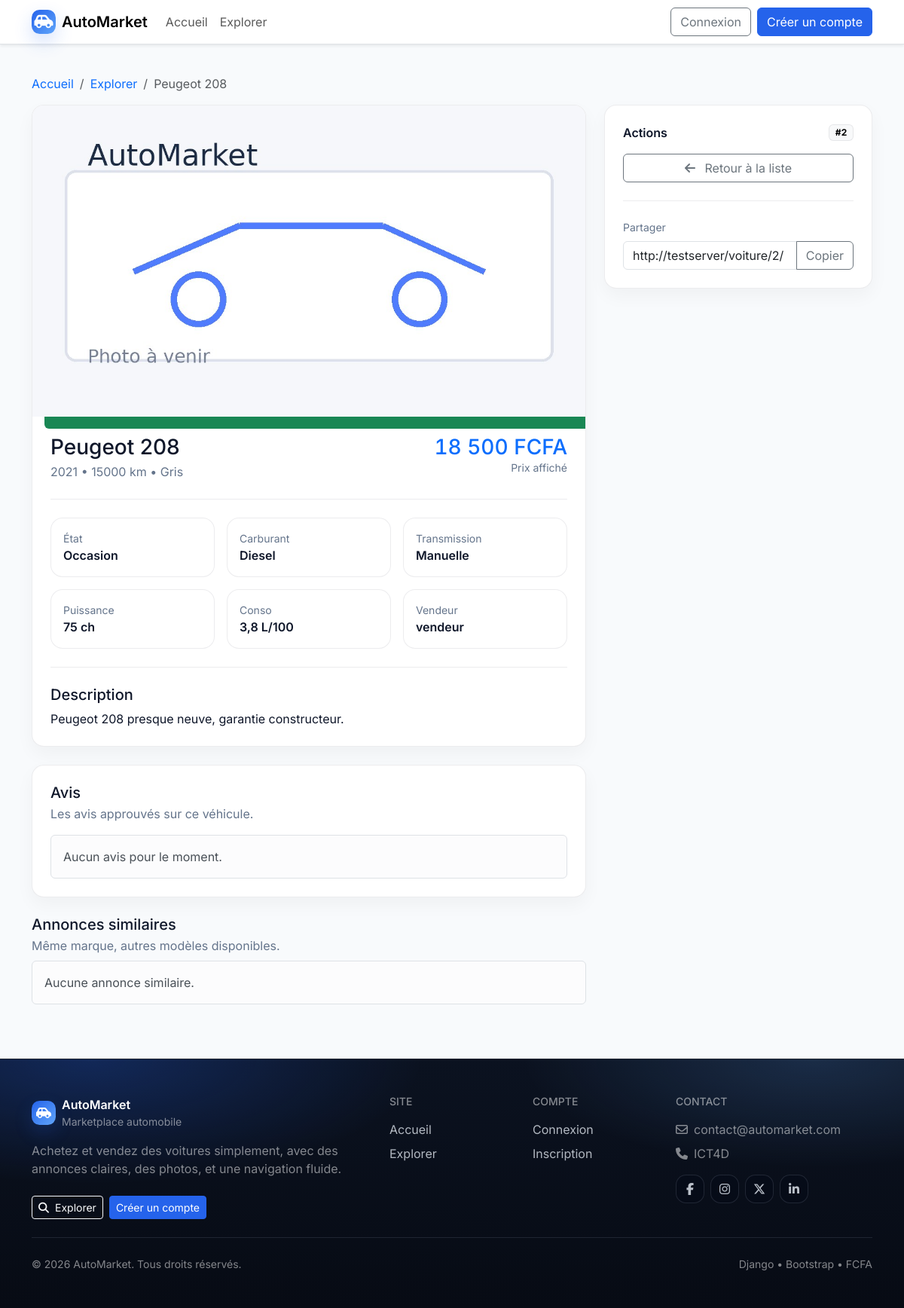
The app's page /voiture/2/ with its own data.
### voitures/models.py (models this page shows, shortened)
class Voiture(models.Model):
    ETAT_CHOICES = [
        ('neuf', 'Neuf'),
        ('occasion', 'Occasion'),
        ('reconditionne', 'Reconditionné'),
    ]
    COULEUR_CHOICES = [
        ('blanc', 'Blanc'),
        ('noir', 'Noir'),
        ('gris', 'Gris'),
        ('rouge', 'Rouge'),
        ('bleu', 'Bleu'),
        ('vert', 'Vert'),
        ('jaune', 'Jaune'),
        ('argent', 'Argent'),
        ('orange', 'Orange'),
        ('violet', 'Violet'),
        ('marron', 'Marron'),
        ('beige', 'Beige'),
    ]
    modele = models.ForeignKey(Modele, on_delete=models.CASCADE, related_name='voitures')
    prix = models.DecimalField(max_digits=10, decimal_places=2)
    kilometrage = models.PositiveIntegerField(default=0)
    annee = models.PositiveIntegerField(
        validators=[MinValueValidator(1900), MaxValueValidator(2026)]
    )
    couleur = models.CharField(max_length=20, choices=COULEUR_CHOICES)
    etat = models.CharField(max_length=20, choices=ETAT_CHOICES)
    description = models.TextField()
    date_ajout = models.DateTimeField(auto_now_add=True)
    date_modification = models.DateTimeField(auto_now=True)
    vendeur = models.ForeignKey(User, on_delete=models.CASCADE, related_name='voitures_vendues')
    est_vendue = models.BooleanField(default=False)
    est_reservee = models.BooleanField(default=False)
    image_principale = models.ImageField(
        upload_to='voitures/',
        default='voitures/default.jpg',
        blank=True
    )
    vue = models.PositiveIntegerField(default=0)
    class Meta:
        ordering = ['-date_ajout']
        verbose_name = 'Voiture'
        verbose_name_plural = 'Voitures'
    def incrementer_vue(self):
        self.vue += 1
        self.save(update_fields=['vue'])

class Modele(models.Model):
    TYPE_CARBURANT = [
        ('essence', 'Essence'),
        ('diesel', 'Diesel'),
        ('hybride', 'Hybride'),
        ('electrique', 'Électrique'),
        ('gpl', 'GPL'),
    ]
    TRANSMISSION = [
        ('manuelle', 'Manuelle'),
        ('automatique', 'Automatique'),
        ('semi-auto', 'Semi-automatique'),
    ]
    marque = models.ForeignKey(Marque, on_delete=models.CASCADE, related_name='modeles')
    nom = models.CharField(max_length=100)
    annee_lancement = models.PositiveIntegerField(
        validators=[MinValueValidator(1900), MaxValueValidator(2026)]
    )
    type_carburant = models.CharField(max_length=20, choices=TYPE_CARBURANT, default='essence')
    transmission = models.CharField(max_length=20, choices=TRANSMISSION, default='manuelle')
    puissance = models.PositiveIntegerField(help_text="Puissance en chevaux", default=100)
    consommation = models.FloatField(help_text="Consommation en L/100km", default=6.0)
    description = models.TextField(blank=True)
    class Meta:
        ordering = ['marque', 'nom']
        unique_together = ['marque', 'nom']
        verbose_name = 'Modèle'
        verbose_name_plural = 'Modèles'

class Marque(models.Model):
    nom = models.CharField(max_length=100, unique=True)
    pays = models.CharField(max_length=100)
    logo = models.ImageField(upload_to='logos/', blank=True, null=True)
    date_creation = models.DateField()
    description = models.TextField(blank=True)
    class Meta:
        ordering = ['nom']
        verbose_name = 'Marque'
        verbose_name_plural = 'Marques'

### voitures/views.py (the view, shortened to what this page needs)
# urls.py: path('voiture/<int:voiture_id>/', views.detail_voiture, name='detail_voiture'),
def detail_voiture(request, voiture_id):
    _expire_stale_purchase_requests()
    voiture = get_object_or_404(Voiture.objects.select_related(
        'modele__marque', 'vendeur'
    ), id=voiture_id)
    if request.method == "GET":
        if not request.user.is_authenticated or request.user != voiture.vendeur:
            voiture.incrementer_vue()
    est_favori = False
    if request.user.is_authenticated:
        est_favori = Favori.objects.filter(
            utilisateur=request.user,
            voiture=voiture
        ).exists()
    avis = Avis.objects.filter(voiture=voiture, approuve=True)
    transaction_en_attente = None
    voitures_similaires = Voiture.objects.filter(
        modele__marque=voiture.modele.marque,
        est_vendue=False
    ).exclude(id=voiture.id)[:4]
    context = {
        'voiture': voiture,
        'est_favori': est_favori,
        'avis': avis,
        'voitures_similaires': voitures_similaires,
        'avis_form': AvisForm(),
        "transaction_en_attente": transaction_en_attente,
    }
    return render(request, 'voitures/detail_voiture.html', context)

### voitures/forms.py
class AvisForm(forms.ModelForm):
    class Meta:
        model = Avis
        fields = ['note', 'commentaire']
        widgets = {
            'commentaire': forms.Textarea(attrs={
                'rows': 4,
                'placeholder': 'Donnez votre avis sur cette voiture...',
                'class': 'form-control',
            }),
            'note': forms.Select(choices=[(i, i) for i in range(1, 6)], attrs={'class': 'form-select'})
        }

### voitures/context_processors.py (called while the page is built)
def notification_counts(request):
    if not getattr(request, "user", None) or not request.user.is_authenticated:
        return {"unread_notifications_count": 0}
    return {
        "unread_notifications_count": Notification.objects.filter(
            utilisateur=request.user, lu=False
        ).count()
    }

### voitures/templatetags/currency.py (called while the page is built)
def _to_decimal(value) -> Decimal | None:
    if value is None or value == "":
        return None
    if isinstance(value, Decimal):
        return value
    try:
        return Decimal(str(value))
    except (InvalidOperation, ValueError, TypeError):
        return None

@register.filter(name="fcfa")
def fcfa(value) -> str:
    amount = _to_decimal(value)
    if amount is None:
        return "—"
    amount = amount.quantize(Decimal("1"), rounding=ROUND_HALF_UP)
    formatted = f"{int(amount):,}".replace(",", " ")
    return f"{formatted} FCFA"

### voitures/views.py (called while the page is built, shortened)
def _expire_stale_purchase_requests() -> int:
    ttl_hours = getattr(settings, "RESERVATION_TTL_HOURS", 24) or 24
    try:
        ttl_hours = int(ttl_hours)
    except (TypeError, ValueError):
        ttl_hours = 24
    cutoff = timezone.now() - timedelta(hours=max(ttl_hours, 1))
    stale = Transaction.objects.filter(statut="en_attente", date_transaction__lt=cutoff)
    if not stale.exists():
        return 0

### templates/voitures/detail_voiture.html (shortened to what this page needs)
{% extends 'base.html' %}
{% load static %}
{% load currency %}
{% block main_class %}container py-4{% endblock %}
{% block content %}
<nav aria-label="breadcrumb" class="mb-3">
  <ol class="breadcrumb mb-0">
    <li class="breadcrumb-item"><a class="text-decoration-none" href="{% url 'accueil' %}">Accueil</a></li>
    <li class="breadcrumb-item"><a class="text-decoration-none" href="{% url 'liste_voitures' %}">Explorer</a></li>
    <li class="breadcrumb-item active" aria-current="page">{{ voiture.modele.marque.nom }} {{ voiture.modele.nom }}</li>
  </ol>
</nav>
<div class="row g-4">
  <div class="col-lg-8">
    <div class="am-card overflow-hidden mb-4">
      <div class="ratio ratio-16x9 bg-light position-relative">
        {% if voiture.est_vendue %}
          <span class="badge text-bg-danger position-absolute top-0 start-0 m-3">Vendue</span>
        {% elif voiture.est_reservee %}
          <span class="badge text-bg-warning position-absolute top-0 start-0 m-3">Réservée</span>
        {% else %}
          <span class="badge text-bg-success position-absolute top-0 start-0 m-3">Disponible</span>
        {% endif %}
        <img class="am-img-cover" src="{{ voiture.image_principale.url }}"
             onerror="this.onerror=null;this.src='{% static 'img/placeholder-car.svg' %}';"
             alt="{{ voiture.modele.marque.nom }} {{ voiture.modele.nom }}">
      </div>
      <div class="p-4">
        <div class="d-flex flex-wrap align-items-start justify-content-between gap-3">
          <div>
            <h1 class="h3 mb-1">{{ voiture.modele.marque.nom }} {{ voiture.modele.nom }}</h1>
            <div class="am-muted">{{ voiture.annee }} • {{ voiture.kilometrage|floatformat:0 }} km • {{ voiture.get_couleur_display }}</div>
          </div>
          <div class="text-lg-end">
          <div class="h3 mb-0 text-primary am-price">{{ voiture.prix|fcfa }}</div>
            <div class="small am-muted">Prix affiché</div>
          </div>
        </div>
        <div class="am-divider my-4"></div>
        <div class="row g-3">
          <div class="col-md-4">
            <div class="am-kpi p-3 h-100">
              <div class="small am-muted">État</div>
              <div class="fw-semibold">{{ voiture.get_etat_display }}</div>
            </div>
          </div>
          <div class="col-md-4">
            <div class="am-kpi p-3 h-100">
              <div class="small am-muted">Carburant</div>
              <div class="fw-semibold">{{ voiture.modele.get_type_carburant_display }}</div>
            </div>
          </div>
          <div class="col-md-4">
            <div class="am-kpi p-3 h-100">
              <div class="small am-muted">Transmission</div>
              <div class="fw-semibold">{{ voiture.modele.get_transmission_display }}</div>
            </div>
          </div>
          <div class="col-md-4">
            <div class="am-kpi p-3 h-100">
              <div class="small am-muted">Puissance</div>
              <div class="fw-semibold">{{ voiture.modele.puissance }} ch</div>
            </div>
          </div>
          <div class="col-md-4">
            <div class="am-kpi p-3 h-100">
              <div class="small am-muted">Conso</div>
              <div class="fw-semibold">{{ voiture.modele.consommation }} L/100</div>
            </div>
          </div>
          <div class="col-md-4">
            <div class="am-kpi p-3 h-100">
              <div class="small am-muted">Vendeur</div>
              <div class="fw-semibold">{{ voiture.vendeur.username }}</div>
            </div>
          </div>
        </div>
        <div class="am-divider my-4"></div>
        <h2 class="h5 mb-2">Description</h2>
        <p class="mb-0">{{ voiture.description }}</p>
      </div>
    </div>
    <div class="am-card p-4 mb-4">
      <div class="d-flex align-items-end justify-content-between gap-3 mb-3">
        <div>
          <h2 class="h5 mb-1">Avis</h2>
          <p class="am-muted mb-0">Les avis approuvés sur ce véhicule.</p>
        </div>
      </div>
      {% if avis %}
        <div class="vstack gap-3">
          {% for a in avis %}
            <div class="p-3 border rounded-3">
              <div class="d-flex align-items-start justify-content-between gap-2">
                <div class="fw-semibold">{{ a.utilisateur.username }}</div>
                <div class="text-warning">
                  {% for i in "12345" %}
                    {% if forloop.counter <= a.note %}<i class="fa-solid fa-star"></i>{% else %}<i class="fa-regular fa-star"></i>{% endif %}
                  {% endfor %}
                </div>
              </div>
              <div class="small am-muted">{{ a.date_publication|date:"d/m/Y" }}</div>
              <div class="mt-2">{{ a.commentaire }}</div>
            </div>
          {% endfor %}
        </div>
      {% else %}
        <div class="alert alert-light border mb-0">Aucun avis pour le moment.</div>
      {% endif %}
    </div>
    <div class="mb-2 d-flex align-items-end justify-content-between gap-3">
      <div>
        <h2 class="h5 mb-1">Annonces similaires</h2>
        <p class="am-muted mb-0">Même marque, autres modèles disponibles.</p>
      </div>
    </div>
    <div class="row g-3">
      {% for v in voitures_similaires %}
        <div class="col-md-6 col-xl-3">
          <a class="text-decoration-none" href="{% url 'detail_voiture' v.id %}">
            <div class="am-card am-card-hover h-100 overflow-hidden">
              <div class="ratio ratio-16x9 bg-light">
                <img class="am-img-cover" src="{{ v.image_principale.url }}"
                     onerror="this.onerror=null;this.src='{% static 'img/placeholder-car.svg' %}';"
                     alt="{{ v.modele.marque.nom }} {{ v.modele.nom }}" loading="lazy">
              </div>
              <div class="p-3">
                <div class="fw-semibold text-dark">{{ v.modele.nom }}</div>
                <div class="small am-muted">{{ v.annee }} • {{ v.kilometrage|floatformat:0 }} km</div>
                <div class="fw-semibold text-primary am-price mt-2">{{ v.prix|fcfa }}</div>
              </div>
            </div>
          </a>
        </div>
      {% empty %}
        <div class="col-12">
          <div class="alert alert-light border mb-0">Aucune annonce similaire.</div>
        </div>
      {% endfor %}
    </div>
  </div>
  <aside class="col-lg-4">
    <div class="am-card p-4 position-sticky" style="top: 92px;">
      <div class="d-flex align-items-center justify-content-between mb-3">
        <div class="fw-semibold">Actions</div>
        <span class="badge text-bg-light am-badge">#{{ voiture.id }}</span>
      </div>
      <div class="d-grid gap-2">
        <a class="btn btn-outline-secondary" href="{% url 'liste_voitures' %}">
          <i class="fa-solid fa-arrow-left me-2"></i> Retour à la liste
        </a>
      </div>
      <div class="am-divider my-4"></div>
      <div>
        <div class="small am-muted mb-2">Partager</div>
        <div class="input-group">
          <input class="form-control" id="shareUrl" value="{{ request.build_absolute_uri }}" readonly>
          <button class="btn btn-outline-secondary" type="button" data-copy-target="#shareUrl">Copier</button>
        </div>
      </div>
    </div>
  </aside>
</div>
{% endblock %}

### static/css/app.css (style rules this page uses)
:root { --am-bg: #f8fafc; --am-card: #ffffff; --am-text: #0f172a; --am-muted: #64748b; --am-border: rgba(15, 23, 42, 0.08); --am-primary: #2563eb; --am-primary-2: #1d4ed8; }
html, body { height: 100%; }
body { background: var(--am-bg); color: var(--am-text); font-family: Inter, system-ui, -apple-system, "Segoe UI", Roboto, Arial, sans-serif; }
.am-card { background: var(--am-card); border: 1px solid var(--am-border); border-radius: 1rem; box-shadow: 0 10px 25px rgba(2, 6, 23, 0.04); }
.am-badge { border: 1px solid var(--am-border); background: rgba(255, 255, 255, 0.7); backdrop-filter: blur(10px); }
.am-img-cover { width: 100%; height: 100%; object-fit: cover; }
.am-muted { color: var(--am-muted); }
.am-price { font-variant-numeric: tabular-nums; }
.am-divider { height: 1px; background: var(--am-border); }
.am-kpi { border-radius: 1rem; border: 1px solid var(--am-border); background: rgba(255, 255, 255, 0.7); }

### records on screen
Voiture: modele.marque.nom "Peugeot", modele.nom "208", image_principale (placeholder picture), annee "2021", kilometrage "15000", couleur "Gris", prix|fcfa "18 500 FCFA", etat "Occasion", modele.type_carburant "Diesel", modele.transmission "Manuelle", modele.puissance "75", modele.consommation "3,8", vendeur.username "vendeur", description "Peugeot 208 presque neuve, garantie constructeur.", id "2"
